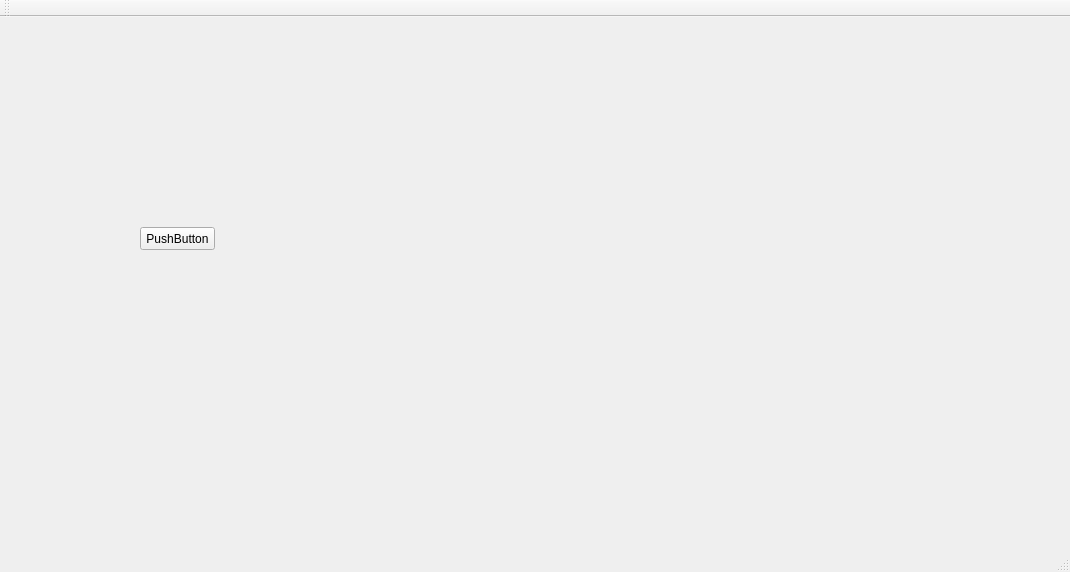
<?xml version="1.0" encoding="UTF-8"?>
<ui version="4.0">
 <class>MainWindow</class>
 <widget class="QMainWindow" name="MainWindow">
  <property name="geometry">
   <rect>
    <x>0</x>
    <y>0</y>
    <width>1070</width>
    <height>572</height>
   </rect>
  </property>
  <property name="windowTitle">
   <string>MainWindow</string>
  </property>
  <widget class="QWidget" name="centralWidget">
   <widget class="QPushButton" name="pushButton_2">
    <property name="geometry">
     <rect>
      <x>140</x>
      <y>210</y>
      <width>75</width>
      <height>23</height>
     </rect>
    </property>
    <property name="text">
     <string>PushButton</string>
    </property>
   </widget>
   <zorder>mdiArea</zorder>
   <zorder>tabWidget</zorder>
   <zorder>horizontalSpacer</zorder>
   <zorder>horizontalLayoutWidget</zorder>
   <zorder>pushButton_2</zorder>
   <zorder>horizontalSpacer</zorder>
  </widget>
  <widget class="QMenuBar" name="menuBar">
   <property name="geometry">
    <rect>
     <x>0</x>
     <y>0</y>
     <width>1070</width>
     <height>21</height>
    </rect>
   </property>
  </widget>
  <widget class="QToolBar" name="mainToolBar">
   <attribute name="toolBarArea">
    <enum>TopToolBarArea</enum>
   </attribute>
   <attribute name="toolBarBreak">
    <bool>false</bool>
   </attribute>
  </widget>
  <widget class="QStatusBar" name="statusBar"/>
 </widget>
 <layoutdefault spacing="6" margin="11"/>
 <resources/>
 <connections/>
</ui>
